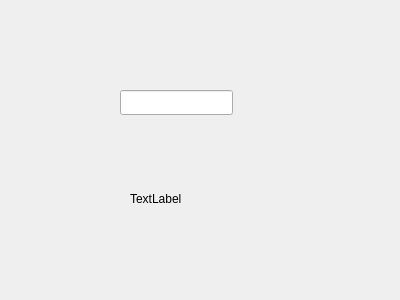
<?xml version="1.0" encoding="UTF-8"?>
<ui version="4.0">
 <class>userMain</class>
 <widget class="QDialog" name="userMain">
  <property name="geometry">
   <rect>
    <x>0</x>
    <y>0</y>
    <width>400</width>
    <height>300</height>
   </rect>
  </property>
  <property name="windowTitle">
   <string>Dialog</string>
  </property>
  <widget class="QLineEdit" name="lineEdit">
   <property name="geometry">
    <rect>
     <x>120</x>
     <y>90</y>
     <width>113</width>
     <height>25</height>
    </rect>
   </property>
  </widget>
  <widget class="QLabel" name="label">
   <property name="geometry">
    <rect>
     <x>130</x>
     <y>190</y>
     <width>53</width>
     <height>18</height>
    </rect>
   </property>
   <property name="text">
    <string>TextLabel</string>
   </property>
  </widget>
 </widget>
 <resources/>
 <connections/>
</ui>
